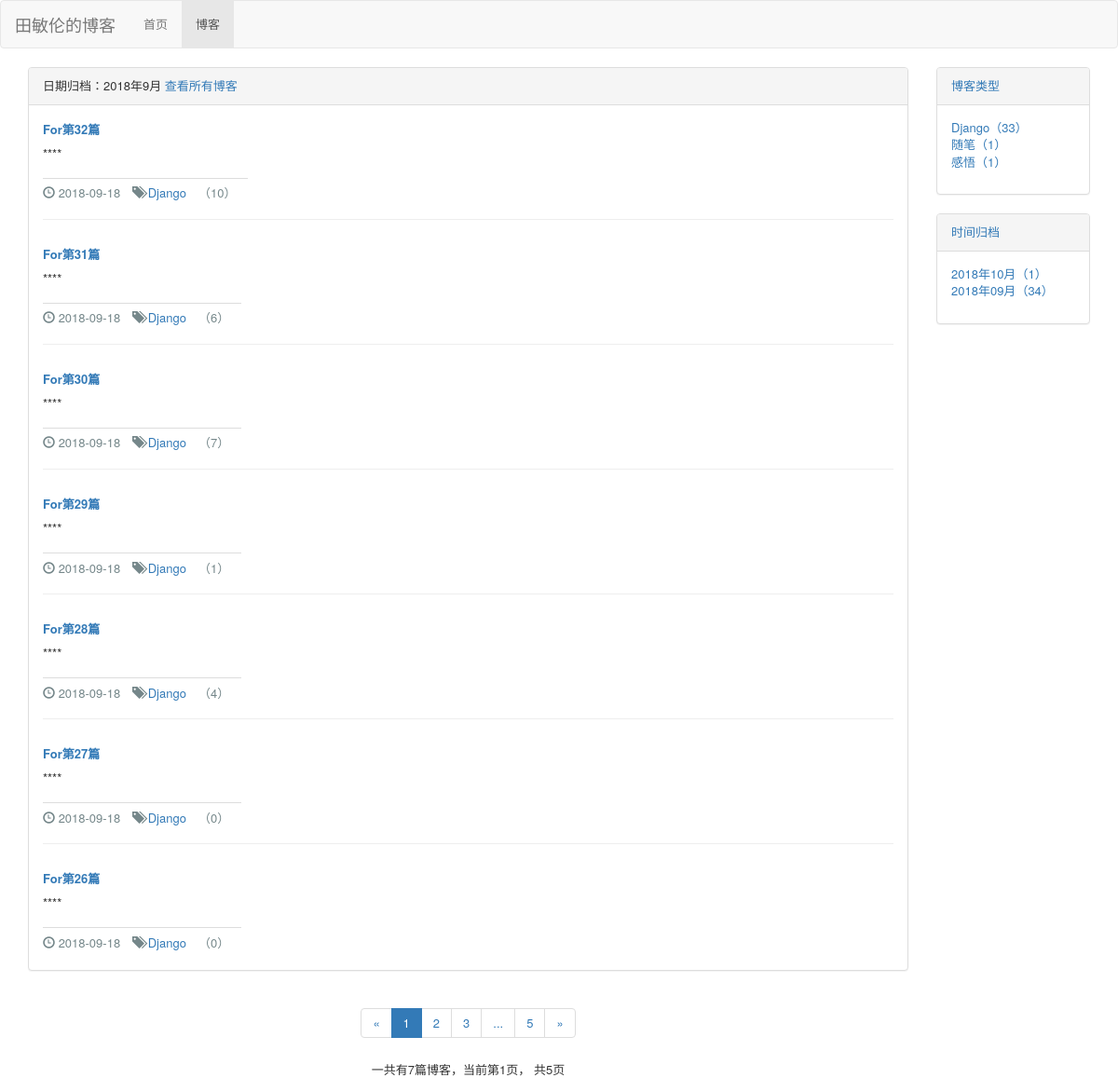
The app's page /blog/date/2018/9 with its own data.
### blog/models.py (models this page shows, shortened)
class Blog(models.Model,ReadNumExtensionMethods):
    title = models.CharField(max_length=20,verbose_name='标题')
    content = RichTextUploadingField()
    blog_type = models.ForeignKey(BlogType,on_delete=models.DO_NOTHING,verbose_name='博客类型')#删除博客不删除作者
    read_details = GenericRelation(ReadNumDate)#反向查询,因为只需要用Blog,可以blog.title,blog.pk
    author = models.ForeignKey(User, on_delete=models.DO_NOTHING,verbose_name='作者')
    created_time = models.DateTimeField(auto_now_add=True,verbose_name='创建时间')#修改时不可以改变
    last_updated_time = models.DateTimeField(auto_now=True,verbose_name='修改时间')
    class Meta:
        ordering = ['-created_time',]
        verbose_name="博客"
        verbose_name_plural="博客"

class BlogType(models.Model):
    type_name = models.CharField(max_length=15,verbose_name='类型')
    def __str__(self):#不加只能显示出对象,不能显示类型名
        return self.type_name
    class Meta:
        verbose_name="博客类型"
        verbose_name_plural="博客类型"

### read_startistics/models.py (models this page shows)
class ReadNum(models.Model):
    read_num = models.IntegerField(default=0)
    content_type = models.ForeignKey(ContentType, on_delete=models.DO_NOTHING)
    object_id = models.PositiveIntegerField()
    content_object = GenericForeignKey('content_type', 'object_id')
    class Meta:
        verbose_name="具体哪一篇的阅读数量"
        verbose_name_plural="具体哪一篇的阅读数量"

### blog/views.py (the view)
# urls.py: path('date/<int:year>/<int:month>',views.blog_date, name="blog_date"),
def blog_date(request,year,month):
    blog_all_list = Blog.objects.filter(created_time__year=year,created_time__month=month)
    context = get_blog_list_common_data(request,blog_all_list)
    context['blog_date'] = "%s年%s月" % (year, month)  # 当前的年月
    return render(request,'blog/blog_date.html',context)

### read_startistics/models.py (called while the page is built)
    def get_read_num(self):
        try:
            ct = ContentType.objects.get_for_model(self)
            readnum = ReadNum.objects.get(content_type=ct, object_id=self.pk)
            return readnum.read_num
        except exceptions.ObjectDoesNotExist:
            return 0

### blog/templates/blog/blog_date.html
{% extends 'blog/blog_list.html' %}
{% block blog_list_title %}
    日期归档：{{ blog_date }}
    <a href="{% url 'blog_list' %}">查看所有博客</a>
{% endblock %}

### blog/templates/blog/blog_list.html (shortened to what this page needs)
{% extends 'base.html' %}
{% load staticfiles %}
{% block head_extend %}
    <link rel="stylesheet" type="text/css" href="{% static 'blog/blog_list.css' %}">
{% endblock %}
{% block nav-blog-active %}active{% endblock %}
{% block content %}
    <div class="container">
        <div class="row">
            <div class="col-sm-8 col-md-9 col-lg-10">
                <div class="panel panel-default">
                    <div class="panel-heading">
                        {% block blog_list_title %}{% endblock %}
                    </div>
                    <div class="panel-body">
                        {% for blog in blogs %}
                            <div class="blog">
                                <div class="blog-title">
                                    <a href="{% url 'blog_detail' blog.pk %}" target="_block_">{{ blog.title }}</a>
                                </div>
                                <p>{{ blog.content|truncatechars_html:30 }}</p>
                                <div class="blog-tags">
                                    <ul>
                                        <li><span class="glyphicon glyphicon-time"></span>
                                        {{ blog.created_time|date:"Y-m-H" }}</li>
                                        <li>
                                            <span class="glyphicon glyphicon-tags"></span>
                                            <a href="{% url 'blog_type' blog.blog_type.pk %}">{{ blog.blog_type }}</a>
                                        </li>
                                        <li>（{{ blog.get_read_num }}）</li>
                                    </ul>
                                </div>
                            </div>
                        {% empty %}
                            <p>--暂无博客，敬请期待！--</p>
                        {% endfor %}
                    </div>
                </div>
                <div class="paginator">
                    <ul class="pagination">
                        <li>
                            {% if page_of_blogs.has_previous %}
                                  <a href="?page={{ page_of_blogs.previous_page_number }}" aria-label="Previous">
                                    <span aria-hidden="true">&laquo;</span>
                                  </a>
                            {% else %}
                                <span aria-hidden="true">&laquo;</span>
                            {% endif %}
                        </li>
                        {% for page_num in page_range %}
                            {% if page_num == page_of_blogs.number %}
                                <li class="active"><span>{{ page_num }}</span></li>
                            {% else %}
                                {% if page_num == '...' %}
                                    <li><span>{{ page_num }}</span></li>
                                {% else %}
                                    <li><a href="?page={{ page_num }}">{{ page_num }}</a></li>
                                {% endif %}
                            {% endif %}
                        {% endfor %}
                        <li>
                            {% if page_of_blogs.has_next %}
                                <a href="?page={{ page_of_blogs.next_page_number }}" aria-label="Next">
                                    <span aria-hidden="true">&raquo;</span>
                                </a>
                            {% else %}
                                <span aria-hidden="true">&raquo;</span>
                            {% endif %}
                        </li>
                    </ul>
                    <div>
                        一共有{{ blogs|length }}篇博客，当前第{{ page_of_blogs.number }}页，
                        共{{ page_of_blogs.paginator.num_pages }}页
                    </div>
                </div>
            </div>
            <div class="hidden-xs col-sm-4 col-md-3 col-lg-2">
                <div class="panel panel-default">
                    <div class="panel-heading">
                        <a href="{% url 'blog_list' %}">
                            博客类型
                        </a>
                    </div>
                    <div class="panel-body">
                        <ul class="blog_type">
                            {% for blog_type in blog_types %}
                                <li>
                                    <a href="{% url 'blog_type' blog_type.pk %}">
                                        {{ blog_type.type_name }}（{{ blog_type.type_count }}）
                                    </a>
                                </li>
                            {% empty %}
                                <p>--暂无分类，敬请期待！--</p>
                            {% endfor %}
                        </ul>
                    </div>
                </div>
                <div class="panel panel-default">
                    <div class="panel-heading">
                        <a href="{% url 'blog_list' %}">时间归档</a>
                    </div>
                    <div class="panel-body">
                        <ul>
                            {% for blog_date,date_count in blog_dates.items %}
                                <li>
                                    <a href="{% url 'blog_date' blog_date.year blog_date.month %}">
                                        {{ blog_date|date:"Y年m月" }}（{{ date_count }}）
                                    </a>
                                </li>
                            {% endfor %}
                        </ul>
                    </div>
                </div>
            </div>
        </div>
    </div>
{% endblock %}

### static/base.css (style rules this page uses)
* { margin: 0; padding: 0; font-size: 13px; }

### blog/static/blog/blog_list.css (style rules this page uses)
ul { list-style: none; }
div.blog:not(:last-child) { margin-bottom: 2em; padding-bottom: 1em; border-bottom: 1px solid #eee; }
.blog-title { margin-bottom: 0.5em; font-size: 115%; font-weight: bold; }
.blog-title a { color: #337ab7; text-decoration: none; }
.blog-tags { font-size: 12px; color: #75878a; margin-top: 0.5em; display: inline-block; border-top: 1px #ddd solid; }
.blog-tags ul { margin-top: 0; margin-bottom: 10px; list-style: none; }
.blog-tags ul li { float: left; padding-top: 0.5em; margin-right: 1em; }
.paginator { text-align: center; }

### records on screen
Blog: title "For第32篇", content "****", created_time "2018-09-18", blog_type "Django", get_read_num "10"
Blog: title "For第31篇", content "****", created_time "2018-09-18", blog_type "Django", get_read_num "6"
Blog: title "For第30篇", content "****", created_time "2018-09-18", blog_type "Django", get_read_num "7"
Blog: title "For第29篇", content "****", created_time "2018-09-18", blog_type "Django", get_read_num "1"
Blog: title "For第28篇", content "****", created_time "2018-09-18", blog_type "Django", get_read_num "4"
Blog: title "For第27篇", content "****", created_time "2018-09-18", blog_type "Django", get_read_num "0"
Blog: title "For第26篇", content "****", created_time "2018-09-18", blog_type "Django", get_read_num "0"
BlogType: type_name "Django", type_count "33"
BlogType: type_name "随笔", type_count "1"
BlogType: type_name "感悟", type_count "1"

### other values on screen
{{ blog_date }} "2018年9月"
{{ page_num }} "1"
{{ page_num }} "2" "3" "5"
{{ page_num }} "..."
{{ blogs|length }} "7"
{{ page_of_blogs.number }} "1"
{{ page_of_blogs.paginator.num_pages }} "5"
{{ blog_date|date:"Y年m月" }} "2018年10月" "2018年09月"
{{ date_count }} "1" "34"
